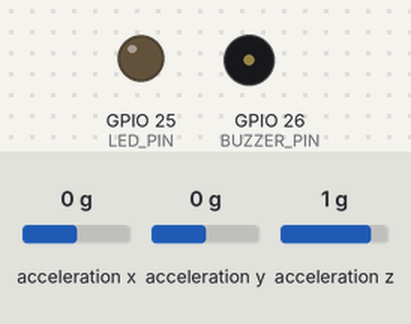
A sketch run on a simulated ESP32. On the bench: output pins drawn as LEDs (lit = HIGH), buzzer (waves = sounding, pin HIGH). Wiring (inferred from the names in the program): MPU-6050 motion sensor at I2C address 0x68. Dashed ring = blinking. The test bench sets the inputs (shaded band); at power-on: acceleration x 0 g, acceleration y 0 g, acceleration z 1 g. WiFi joins after 1.5 s; servers stay silent unless stated; what the sketch prints to the serial monitor is not drawn.

Above: at 2.7 s.
2.8 s: acceleration x set to -0.4 g
4.3 s: acceleration x set to -0.7 g
At 4.42 s:
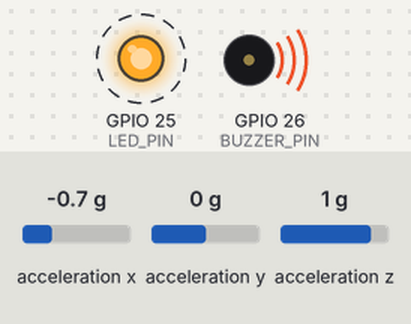
7.3 s: acceleration x set to 0 g
At 8.2 s:
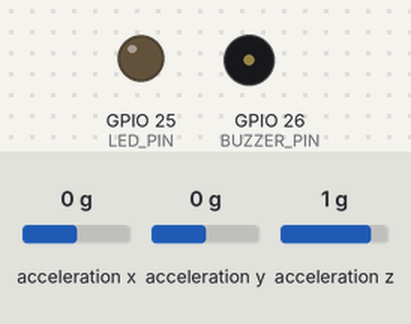
8.8 s: acceleration y set to -0.4 g
10.3 s: acceleration y set to -0.7 g
At 10.45 s:
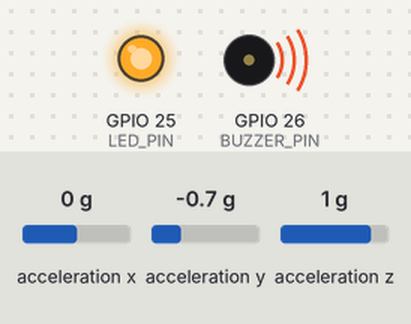
Timing chart, 0 to 14.3 s (numbered marks = the images above; inputs shaded):
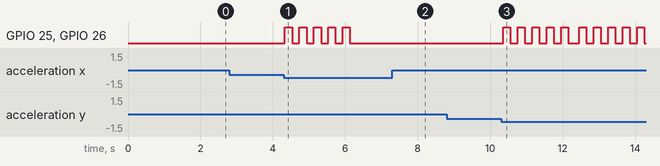

Measured:
- the behaviour switches between -0.5 and -0.6 g on acceleration x (found by bisection; images 0 and 1)
- the behaviour switches between -0.5 and -0.6 g on acceleration y (found by bisection; images 2 and 3)
- after the input at 2.8 s, every drawn part: stays the same
- after the input at 4.3 s, GPIO 25 (LED_PIN), GPIO 26 (BUZZER_PIN): alternates HIGH for 0.20 s and LOW for 0.20 s, 10 changes in all, then stays LOW, starting at once
- after the input at 7.3 s, GPIO 25 (LED_PIN), GPIO 26 (BUZZER_PIN): stops changing and stays LOW
- after the input at 8.8 s, every drawn part: stays the same
- after the input at 10.3 s, GPIO 25 (LED_PIN), GPIO 26 (BUZZER_PIN): goes 4 × (HIGH 0.20 s, LOW 0.20 s), HIGH 0.20 s, LOW 0.30 s, 4 × (HIGH 0.20 s, LOW 0.20 s), HIGH 0.20 s, then LOW, starting after 0.06 s

The sketch:

EarthquakeDetector.ino
```cpp
/* Earthquake Detector with Email Alerts (ESP32 Version, Final)
 * Features:
 * - MPU-6050 Vibration Detection
 * - Richter Scale Estimation
 * - Buzzer + LED Alerts
 * - Email Notifications (safe failure)
 * - Serial Output
 * - No Hang if WiFi/SMTP fails
 */

#include <Wire.h>
#include <WiFi.h>
#include <ESP_Mail_Client.h>

#define WIFI_SSID       "YOUR_SSID"
#define WIFI_PASSWORD   "YOUR_PASSWORD"
#define SMTP_HOST       "smtp.gmail.com"
#define SMTP_PORT       465
#define AUTHOR_EMAIL    "your_email@gmail.com"
#define AUTHOR_PASSWORD "your_email_password"
#define RECIPIENT_EMAIL "recipient@example.com"

#define MPU_ADDR             0x68
#define EARTHQUAKE_THRESHOLD 1.5f
#define RICHTER_CONSTANT     2.0f
#define EMAIL_COOLDOWN       (5 * 60 * 1000UL)

const uint8_t BUZZER_PIN = 26;
const uint8_t LED_PIN    = 25;

unsigned long lastEmailTime = 0;
bool emailOnCooldown = false;

void connectWiFi();
float readSensor();
float calculateRichter(float pga);
void triggerAlarm();
bool sendEmailAlert(float magnitude, float intensity);

void setup() {
  Serial.begin(115200);
  pinMode(BUZZER_PIN, OUTPUT);
  pinMode(LED_PIN, OUTPUT);
  digitalWrite(BUZZER_PIN, LOW);
  digitalWrite(LED_PIN, LOW);

  Wire.begin();
  Wire.beginTransmission(MPU_ADDR);
  Wire.write(0x6B);
  Wire.write(0);
  Wire.endTransmission(true);

  connectWiFi();
}

void loop() {
  float intensity = readSensor();

  if (intensity > EARTHQUAKE_THRESHOLD) {
    float magnitude = calculateRichter(intensity);

    triggerAlarm();
    Serial.printf("[Earthquake Detected] Intensity: %.2f m/s², Magnitude: %.2f\n", intensity, magnitude);

    if (!emailOnCooldown && magnitude > 0) {
      bool emailSent = sendEmailAlert(magnitude, intensity);
      Serial.println(emailSent ? "[Email] Alert sent successfully!" : "[Email] Failed to send alert!");
      lastEmailTime = millis();
      emailOnCooldown = true;
    }
  }

  if (emailOnCooldown && (millis() - lastEmailTime > EMAIL_COOLDOWN)) {
    emailOnCooldown = false;
  }

  delay(100);
}

void connectWiFi() {
  Serial.printf("Connecting to WiFi %s", WIFI_SSID);
  WiFi.mode(WIFI_STA);
  WiFi.begin(WIFI_SSID, WIFI_PASSWORD);

  unsigned long startAttemptTime = millis();
  while (WiFi.status() != WL_CONNECTED && millis() - startAttemptTime < 15000) {
    Serial.print(".");
    delay(500);
  }

  if (WiFi.status() == WL_CONNECTED) {
    Serial.printf("\nWiFi connected! IP Address: %s\n", WiFi.localIP().toString().c_str());
  } else {
    Serial.println("\nWiFi connection failed.");
  }
}

float readSensor() {
  int16_t accelX, accelY, accelZ;

  Wire.beginTransmission(MPU_ADDR);
  Wire.write(0x3B);
  Wire.endTransmission(false);
  Wire.requestFrom(MPU_ADDR, 6, true);

  accelX = Wire.read() << 8 | Wire.read();
  accelY = Wire.read() << 8 | Wire.read();
  accelZ = Wire.read() << 8 | Wire.read();

  float ax = accelX / 16384.0 * 9.81;
  float ay = accelY / 16384.0 * 9.81;
  float az = accelZ / 16384.0 * 9.81;

  float totalAcceleration = sqrt(ax * ax + ay * ay + az * az) - 9.81;
  return abs(totalAcceleration);
}

float calculateRichter(float pga) {
  float pga_cm = pga * 100;
  return (pga_cm > 0.1f) ? (log10(pga_cm) + RICHTER_CONSTANT) : 0.0f;
}

void triggerAlarm() {
  for (int i = 0; i < 5; i++) {
    digitalWrite(BUZZER_PIN, HIGH);
    digitalWrite(LED_PIN, HIGH);
    delay(200);
    digitalWrite(BUZZER_PIN, LOW);
    digitalWrite(LED_PIN, LOW);
    delay(200);
  }
}

bool sendEmailAlert(float magnitude, float intensity) {
  if (WiFi.status() != WL_CONNECTED) {
    Serial.println("[WiFi] Not connected, skipping email.");
    return false;
  }

  ESP_Mail_Session config;
  config.server.host_name = SMTP_HOST;
  config.server.port = SMTP_PORT;
  config.login.email = AUTHOR_EMAIL;
  config.login.password = AUTHOR_PASSWORD;
  config.login.user_domain = "";
  config.time.ntp_server = "pool.ntp.org";

  SMTP_Message message;
  message.sender.name = "Earthquake Detector";
  message.sender.email = AUTHOR_EMAIL;
  message.subject = "EARTHQUAKE ALERT!";
  message.addRecipient("Recipient", RECIPIENT_EMAIL);

  char content[300];
  snprintf(content, sizeof(content),
    "<div style='color:#ff0000;'><h2>Earthquake Detected!</h2>"
    "<p><strong>Magnitude:</strong> %.1f</p>"
    "<p><strong>Intensity:</strong> %.2f m/s²</p>"
    "<p><small>Generated by ESP32 Detector</small></p></div>",
    magnitude, intensity
  );

  message.html.content = content;
  message.text.charSet = "us-ascii";
  message.html.transfer_encoding = Content_Transfer_Encoding::enc_7bit;

  SMTPSession smtp;
  if (!smtp.connect(&config)) {
    Serial.println("[SMTP] Connection failed.");
    return false;
  }

  if (!MailClient.sendMail(&smtp, &message)) {
    Serial.println("[SMTP] Sending failed: " + smtp.errorReason());
    return false;
  }

  return true;
}
```
